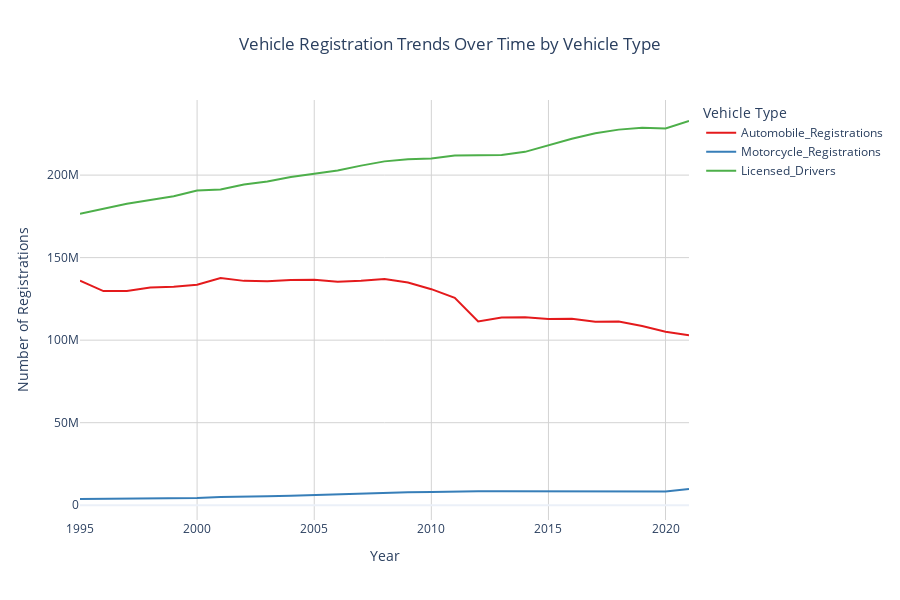

Notebook cell for this chart:
### Markdown cell above
# Line Graph

### Code cell
''' create a line graph showing trends over time for each vehicle type '''

fig_line = px.line(
    registrations,
    x="Year",
    y=["Automobile_Registrations", "Motorcycle_Registrations", "Licensed_Drivers"],
    title="Vehicle Registration Trends Over Time by Vehicle Type",
    labels={"value": "Number of Registrations", "variable": "Vehicle Type"},
    color_discrete_sequence=px.colors.qualitative.Set1
)
fig_line.update_layout(
    template="plotly_white",
    title_x=0.5,
    xaxis_title="Year",
    yaxis_title="Number of Registrations",
    xaxis=dict(showgrid=True, gridcolor="lightgray"),
    yaxis=dict(showgrid=True, gridcolor="lightgray"),
    hovermode="x unified",
    height=600
)
fig_line.show()

### Figure 1 — Plotly figure (JSON) as saved in the notebook; plotly's stock layout.template omitted (floating-point values rounded to 4 significant figures)
{"data": [{"hovertemplate": "Vehicle Type=Automobile_Registrations<br>Year=%{x}<br>Number of Registrations=%{y}<extra></extra>", "legendgroup": "Automobile_Registrations", "line": {"color": "rgb(228,26,28)", "dash": "solid"}, "marker": {"symbol": "circle"}, "mode": "lines", "name": "Automobile_Registrations", "orientation": "v", "showlegend": true, "type": "scatter", "x": ["1995-01-01T00:00:00", "1996-01-01T00:00:00", "1997-01-01T00:00:00", "1998-01-01T00:00:00", "1999-01-01T00:00:00", "2000-01-01T00:00:00", "2001-01-01T00:00:00", "2002-01-01T00:00:00", "2003-01-01T00:00:00", "2004-01-01T00:00:00", "2005-01-01T00:00:00", "2006-01-01T00:00:00", "2007-01-01T00:00:00", "2008-01-01T00:00:00", "2009-01-01T00:00:00", "2010-01-01T00:00:00", "2011-01-01T00:00:00", "2012-01-01T00:00:00", "2013-01-01T00:00:00", "2014-01-01T00:00:00", "2015-01-01T00:00:00", "2016-01-01T00:00:00", "2017-01-01T00:00:00", "2018-01-01T00:00:00", "2019-01-01T00:00:00", "2020-01-01T00:00:00", "2021-01-01T00:00:00"], "xaxis": "x", "y": [136100000.0, 129700000.0, 129700000.0, 131800000.0, 132400000.0, 133600000.0, 137600000.0, 135900000.0, 135700000.0, 136400000.0, 136600000.0, 135400000.0, 135900000.0, 137100000.0, 134900000.0, 130900000.0, 125700000.0, 111300000.0, 113700000.0, 113900000.0, 112900000.0, 113000000.0, 111200000.0, 111200000.0, 108500000.0, 105100000.0, 103000000.0], "yaxis": "y"}, {"hovertemplate": "Vehicle Type=Motorcycle_Registrations<br>Year=%{x}<br>Number of Registrations=%{y}<extra></extra>", "legendgroup": "Motorcycle_Registrations", "line": {"color": "rgb(55,126,184)", "dash": "solid"}, "marker": {"symbol": "circle"}, "mode": "lines", "name": "Motorcycle_Registrations", "orientation": "v", "showlegend": true, "type": "scatter", "x": ["1995-01-01T00:00:00", "1996-01-01T00:00:00", "1997-01-01T00:00:00", "1998-01-01T00:00:00", "1999-01-01T00:00:00", "2000-01-01T00:00:00", "2001-01-01T00:00:00", "2002-01-01T00:00:00", "2003-01-01T00:00:00", "2004-01-01T00:00:00", "2005-01-01T00:00:00", "2006-01-01T00:00:00", "2007-01-01T00:00:00", "2008-01-01T00:00:00", "2009-01-01T00:00:00", "2010-01-01T00:00:00", "2011-01-01T00:00:00", "2012-01-01T00:00:00", "2013-01-01T00:00:00", "2014-01-01T00:00:00", "2015-01-01T00:00:00", "2016-01-01T00:00:00", "2017-01-01T00:00:00", "2018-01-01T00:00:00", "2019-01-01T00:00:00", "2020-01-01T00:00:00", "2021-01-01T00:00:00"], "xaxis": "x", "y": [3767000.0, 3871000.0, 3826000.0, 3879000.0, 4152000.0, 4346000.0, 4903000.0, 5004000.0, 5370000.0, 5781000.0, 6227000.0, 6679000.0, 7138000.0, 7753000.0, 7930000.0, 8010000.0, 8438000.0, 8455000.0, 8405000.0, 8418000.0, 8601000.0, 8679000.0, 8664000.0, 8660000.0, 8596000.0, 8347000.0, 9881000.0], "yaxis": "y"}, {"hovertemplate": "Vehicle Type=Licensed_Drivers<br>Year=%{x}<br>Number of Registrations=%{y}<extra></extra>", "legendgroup": "Licensed_Drivers", "line": {"color": "rgb(77,175,74)", "dash": "solid"}, "marker": {"symbol": "circle"}, "mode": "lines", "name": "Licensed_Drivers", "orientation": "v", "showlegend": true, "type": "scatter", "x": ["1995-01-01T00:00:00", "1996-01-01T00:00:00", "1997-01-01T00:00:00", "1998-01-01T00:00:00", "1999-01-01T00:00:00", "2000-01-01T00:00:00", "2001-01-01T00:00:00", "2002-01-01T00:00:00", "2003-01-01T00:00:00", "2004-01-01T00:00:00", "2005-01-01T00:00:00", "2006-01-01T00:00:00", "2007-01-01T00:00:00", "2008-01-01T00:00:00", "2009-01-01T00:00:00", "2010-01-01T00:00:00", "2011-01-01T00:00:00", "2012-01-01T00:00:00", "2013-01-01T00:00:00", "2014-01-01T00:00:00", "2015-01-01T00:00:00", "2016-01-01T00:00:00", "2017-01-01T00:00:00", "2018-01-01T00:00:00", "2019-01-01T00:00:00", "2020-01-01T00:00:00", "2021-01-01T00:00:00"], "xaxis": "x", "y": [176600000.0, 179500000.0, 182700000.0, 184900000.0, 187200000.0, 190600000.0, 191300000.0, 194300000.0, 196200000.0, 198900000.0, 200700000.0, 202800000.0, 205700000.0, 208300000.0, 209600000.0, 210100000.0, 211900000.0, 211800000.0, 212200000.0, 214100000.0, 218100000.0, 222000000.0, 225300000.0, 227600000.0, 228700000.0, 228200000.0, 232800000.0], "yaxis": "y"}], "layout": {"height": 600, "hovermode": "x unified", "legend": {"title": {"text": "Vehicle Type"}, "tracegroupgap": 0}, "title": {"text": "Vehicle Registration Trends Over Time by Vehicle Type", "x": 0.5}, "xaxis": {"anchor": "y", "domain": [0, 1], "gridcolor": "lightgray", "showgrid": true, "title": {"text": "Year"}}, "yaxis": {"anchor": "x", "domain": [0, 1], "gridcolor": "lightgray", "showgrid": true, "title": {"text": "Number of Registrations"}}}}
